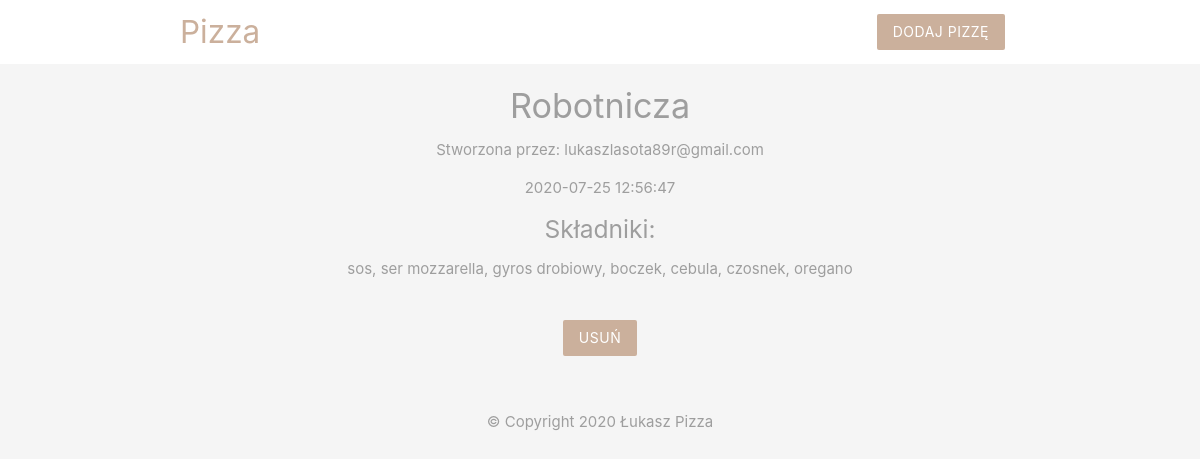
The page /details.php?id=24 on the database its author committed.
### tables this page shows
CREATE TABLE `pizzas` (
  `id` int(11) NOT NULL,
  `title` varchar(255) NOT NULL,
  `ingredients` varchar(255) NOT NULL,
  `email` varchar(255) NOT NULL,
  `created_at` timestamp NOT NULL DEFAULT current_timestamp()
);

### details.php (the view, shortened to what this page needs)
<?php
include('config/db_conect.php');
if(isset($_GET['id'])){
$id = mysqli_real_escape_string($conn, $_GET['id']);
$sql = "SELECT * FROM pizzas WHERE id = $id";
$result = mysqli_query($conn, $sql);
$pizza = mysqli_fetch_assoc($result);
}
?>
<!DOCTYPE html>
<html>
<?php include('templates/header.php'); ?>
<div class="container center grey-text">
    <?php if($pizza): ?>
        <h4><?php echo ($pizza['title']); ?>  </h4>
        <p>Stworzona przez: <?php echo ($pizza['email']); ?>  </p>
        <p><?php echo date($pizza['created_at']) ?>  </p>
        <h5>Składniki:</h5>
			<p><?php echo $pizza['ingredients']; ?></p>
			<form action="details.php" method="POST">
				<input type="submit" name="delete" value="Usuń" class="btn brand z-depth-0">
			</form>
		<?php else: ?>
			<h5>Nie ma takiej pizzy.</h5>
	<?php endif ?>
</div>
<?php include('templates/footer.php'); ?>
</html>

### templates/header.php (style rules this page uses)
.brand { background: #cbb09c !important; }
form { max-width: 460px; margin: 20px auto; padding: 20px; }

### rows shown on the page
pizzas: title "Robotnicza", email "lukaszlasota89r@gmail.com", created_at "2020-07-25 12:56:47", ingredients "sos, ser mozzarella, gyros drobiowy, boczek, cebula, czosnek, oregano"
